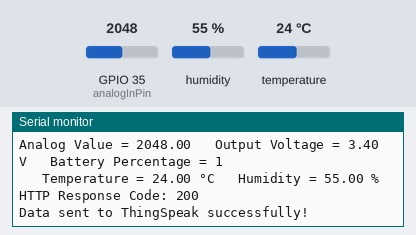
Bench run of a sketch on a simulated ESP32. On the bench: the last lines printed to the serial monitor. The inputs (shaded band) are chosen by the test bench; at power-on: humidity 55 %, GPIO 35 (analogInPin) = 2048, temperature 24 °C. WiFi joins after 1.5 s; servers stay silent unless stated; web services answer with replies made up by the test bench.

Above: at 4.2 s.
4.3 s: humidity set to 22 %
At 4.47 s:
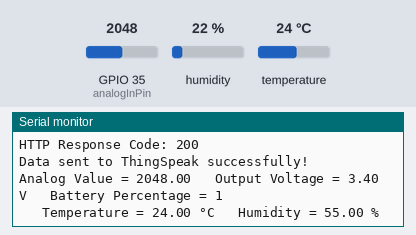
6.0 s: GPIO 35 (analogInPin) set to 2866
At 7.5 s:
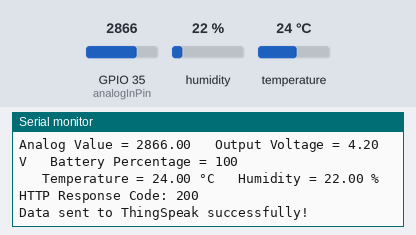
7.7 s: temperature set to 12 °C
At 9.2 s:
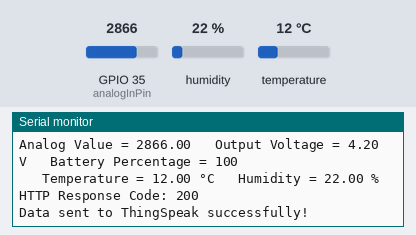
9.4 s: GPIO 35 (analogInPin) set to 3603
At 9.56 s:
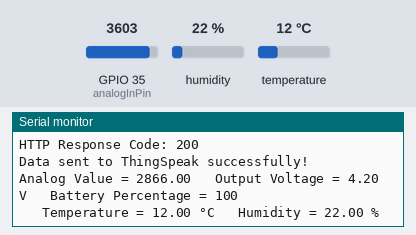
11.1 s: humidity set to 40 %
At 12.11 s:
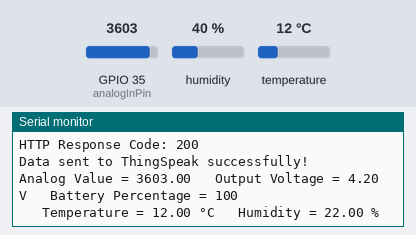
Timing chart, 0 to 13.8 s (numbered marks = the images above; inputs shaded):
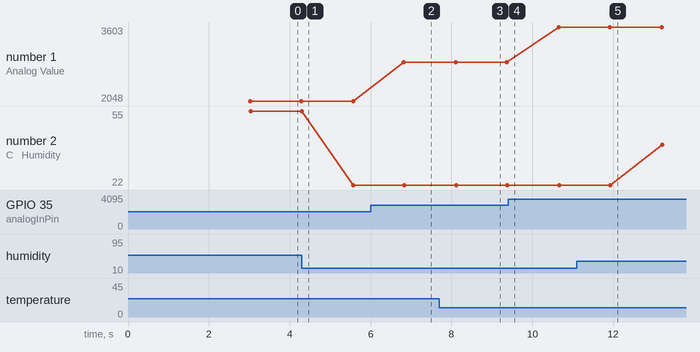

The sketch:

sketch_aug02a.ino
```cpp
#include <WiFi.h>
#include <HTTPClient.h>
#include <DHT.h> // Include the DHT library


#define analogInPin 35     // Battery voltage measurement pin
#define DHTPIN 23          // DHT11 sensor pin
#define DHTTYPE DHT11      // DHT sensor type

const char *ssid = "Solar";
const char *password = "123456789";
const char *thingspeakApiKey = "VL2WP5Z8VA5J3ICV";
const int channelId = 2181639;

const char *THINGSPEAK_SERVER = "api.thingspeak.com"; // Define ThingSpeak server address

float calibration = 1.951; // Calibrated calibration factor based on actual voltage readings
float voltage_max = 4.2;
float voltage_min = 3.4;

DHT dht(DHTPIN, DHTTYPE); // Initialize DHT sensor

void setup()
{
  Serial.begin(9600);
  WiFi.begin(ssid, password);

  while (WiFi.status() != WL_CONNECTED)
  {
    delay(1000);
    Serial.println("Connecting to WiFi...");
  }
  Serial.println("Connected to WiFi");

  pinMode(analogInPin, INPUT);

  dht.begin(); // Initialize DHT sensor

  // Wait for a short delay before taking the first reading
  delay(1000);
}

void loop()
{
  float sensorValue = analogRead(analogInPin);
  float voltage = (sensorValue * 3.3) / 4095 * calibration; // ESP32 ADC is 12-bit (4096 levels)

  if (voltage>voltage_max)
  {
    voltage=voltage_max;
  }

  if (voltage<voltage_min)
  {
    voltage = voltage_min;
  }

  int bat_percentage = mapfloat(voltage, 3.4, 4.2, 0, 100); // 3.4V as Battery Cut off Voltage & 4.2V as Maximum Voltage

  if (bat_percentage >= 100)
  {
    bat_percentage = 100;
  }
  if (bat_percentage <= 0)
  {
    bat_percentage = 1;
  }

  float temperature = dht.readTemperature(); // Read temperature from DHT11
  float humidity = dht.readHumidity();       // Read humidity from DHT11

  Serial.print("Analog Value = ");
  Serial.print(sensorValue);
  Serial.print("\t Output Voltage = ");
  Serial.print(voltage, 2); // Display voltage with 2 decimal places
  Serial.print(" V");
  Serial.print("\t Battery Percentage = ");
  Serial.println(bat_percentage);
  Serial.print("\t Temperature = ");
  Serial.print(temperature);
  Serial.print(" °C");
  Serial.print("\t Humidity = ");
  Serial.print(humidity);
  Serial.println(" %");

  // Send data to ThingSpeak
  sendToThingSpeak(voltage, bat_percentage, sensorValue, temperature, humidity);

  // Wait for a short delay before taking the next reading
  delay(1000);
}

float mapfloat(float x, float in_min, float in_max, float out_min, float out_max)
{
  return (x - in_min) * (out_max - out_min) / (in_max - in_min) + out_min;
}

void sendToThingSpeak(float voltage, int bat_percentage, float analogValue, float temperature, float humidity)
{
  WiFiClient client;
  HTTPClient http;

  String url = "http://";
  url += THINGSPEAK_SERVER;
  url += "/update?api_key=";
  url += thingspeakApiKey;
  url += "&field1=";
  url += String(voltage, 2); // Adding voltage to ThingSpeak with 2 decimal places
  url += "&field2=";
  url += String(bat_percentage);
  url += "&field3=";
  url += String(analogValue);
  url += "&field4=";
  url += String(temperature, 2); // Adding temperature to ThingSpeak with 2 decimal places
  url += "&field5=";
  url += String(humidity, 2);    // Adding humidity to ThingSpeak with 2 decimal places

  http.begin(client, url);
  int httpCode = http.GET();
  Serial.print("HTTP Response Code: ");
  Serial.println(httpCode);

  if (httpCode == HTTP_CODE_OK)
  {
    Serial.println("Data sent to ThingSpeak successfully!");
  }
  else
  {
    Serial.println("Failed to send data to ThingSpeak");
  }

  http.end();
}
```

Measured:
- after the input at 6.0 s, the serial monitor: prints a new line after 0.83 s (image 2)
- after the input at 7.7 s, the serial monitor: prints a new line after 0.42 s (image 3)
- plotted number 1: 2048 → 2866 after the input at 6.0 s, 2866 → 3603 after the input at 9.4 s
- plotted number 2: 55 → 22 after the input at 4.3 s, 22 → 40 after the input at 11.1 s
